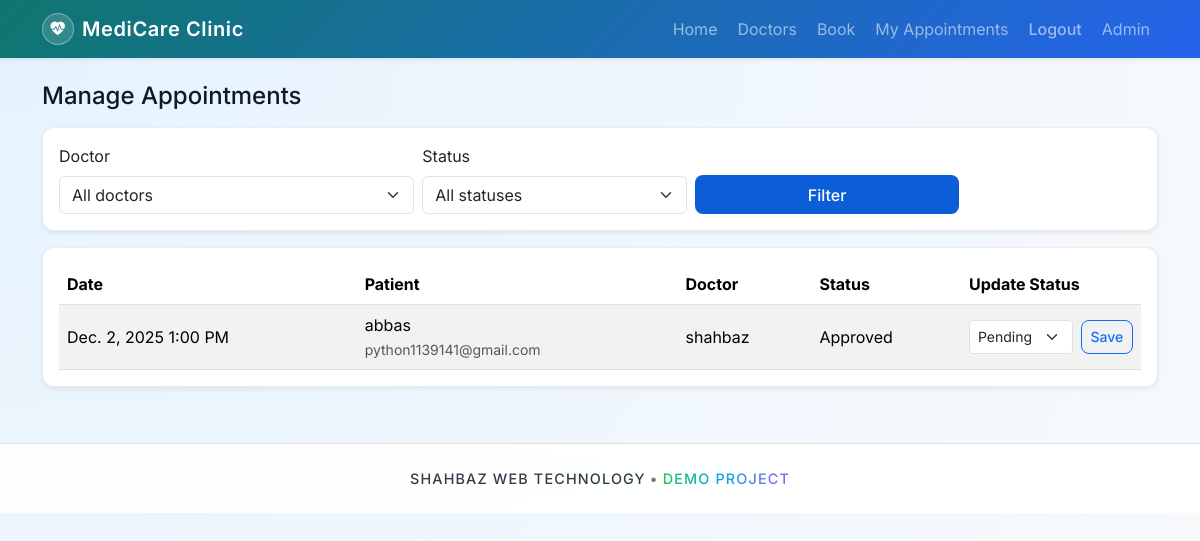
The app's page /panel/appointments/ (signed in), older data.
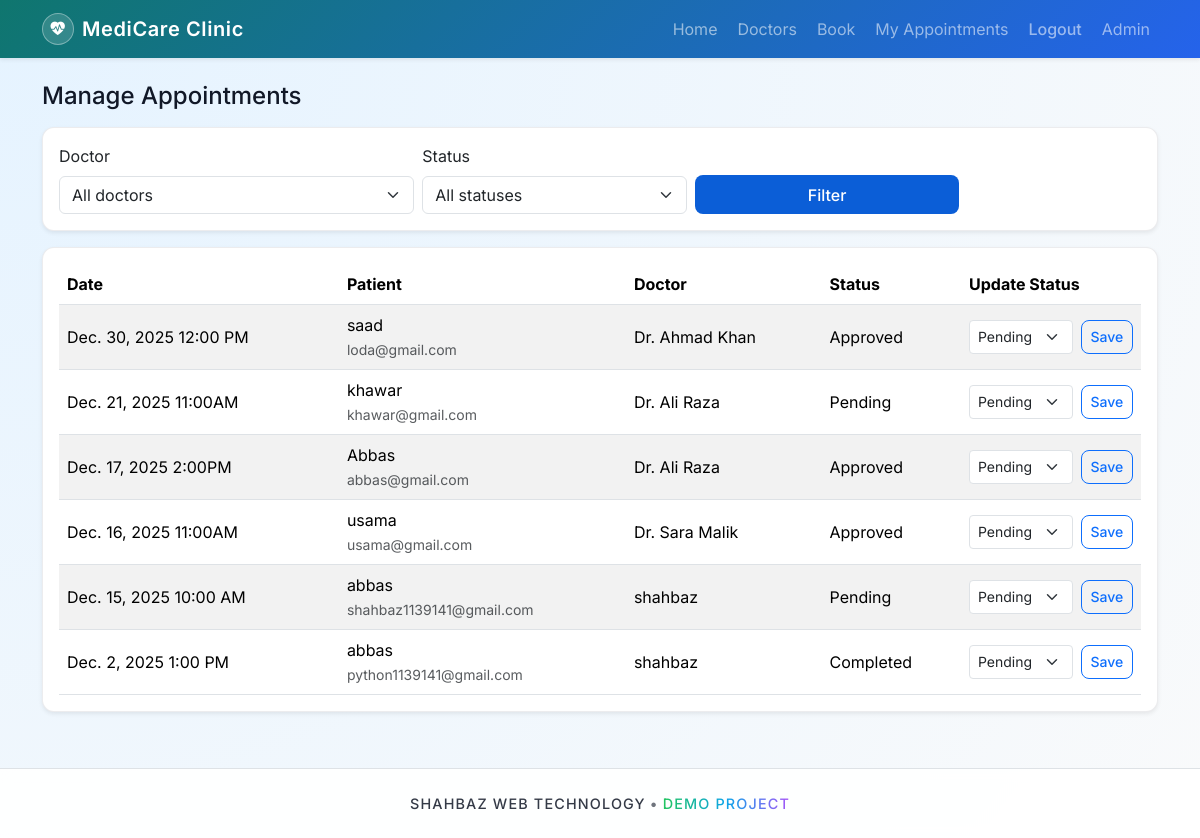
The same page, newer data.
### core/models.py (models this page shows, shortened)
class Appointment(models.Model):
    STATUS_PENDING = "Pending"
    STATUS_APPROVED = "Approved"
    STATUS_COMPLETED = "Completed"
    STATUS_CHOICES = [
        (STATUS_PENDING, "Pending"),
        (STATUS_APPROVED, "Approved"),
        (STATUS_COMPLETED, "Completed"),
    ]
    patient = models.ForeignKey(Patient, on_delete=models.CASCADE)
    doctor = models.ForeignKey(Doctor, on_delete=models.CASCADE)
    date = models.DateField()
    time = models.CharField(max_length=50)
    status = models.CharField(
        max_length=20,
        choices=STATUS_CHOICES,
        default=STATUS_PENDING,
    )
    notes = models.TextField(blank=True)
    created_at = models.DateTimeField(auto_now_add=True)
    class Meta:
        ordering = ["-date", "-time"]
        unique_together = ("doctor", "date", "time")

class Patient(models.Model):
    name = models.CharField(max_length=200)
    phone = models.CharField(max_length=20)
    email = models.EmailField(unique=True)
    user = models.OneToOneField("auth.User", on_delete=models.CASCADE, null=True, blank=True)
    created_at = models.DateTimeField(auto_now_add=True)
    class Meta:
        ordering = ["name"]

class Doctor(models.Model):
    name = models.CharField(max_length=200)
    specialization = models.ForeignKey(
        Specialization, on_delete=models.SET_NULL, null=True, blank=True
    )
    experience = models.IntegerField(help_text="Experience in years")
    fees = models.IntegerField(help_text="Consultation fees in local currency")
    available_days = models.CharField(
        max_length=200,
        help_text="Comma separated days e.g. Mon,Tue,Fri",
    )
    time_slots = models.CharField(
        max_length=300,
        help_text="Comma separated time slots e.g. 10:00 AM,11:30 AM",
    )
    biography = models.TextField(blank=True)
    created_at = models.DateTimeField(auto_now_add=True)
    class Meta:
        ordering = ["name"]
    def __str__(self):
        return self.name

### core/views.py (the view, shortened to what this page needs)
@staff_required()
def admin_appointments(request):
    appointments = Appointment.objects.select_related("doctor", "patient")
    filter_form = AppointmentFilterForm(request.GET or None)
    appointments = appointments.order_by("-date", "-time")
    status_form = AppointmentStatusForm()
    return render(
        request,
        "admin/appointments.html",
        {
            "appointments": appointments,
            "filter_form": filter_form,
            "status_form": status_form,
        },
    )

### core/forms.py
class AppointmentFilterForm(forms.Form):
    doctor = forms.ModelChoiceField(
        queryset=Doctor.objects.all(),
        required=False,
        empty_label="All doctors",
    )
    status = forms.ChoiceField(
        choices=[("", "All statuses")] + list(Appointment.STATUS_CHOICES),
        required=False,
    )

class AppointmentStatusForm(forms.ModelForm):
    class Meta:
        model = Appointment
        fields = ["status"]

### core/templatetags/form_extras.py (called while the page is built)
@register.filter
def add_class(field, css):
    existing = field.field.widget.attrs.get("class", "")
    classes = f"{existing} {css}".strip()
    attrs = {**field.field.widget.attrs, "class": classes}
    return field.as_widget(attrs=attrs)

### core/views.py (called while the page is built)
def staff_required():
    return user_passes_test(
        lambda user: user.is_staff, login_url="/admin/login/"
    )

### templates/admin/appointments.html (shortened to what this page needs)
{% extends "base.html" %}
{% load form_extras %}
{% block content %}
<div class="d-flex justify-content-between align-items-center mb-3">
    <h1 class="h4 mb-0">Manage Appointments</h1>
</div>
<div class="card shadow-sm mb-3">
    <div class="card-body">
        <form method="get" class="row gy-2 gx-2 align-items-end">
            <div class="col-md-4">
                <label class="form-label">Doctor</label>
                {{ filter_form.doctor|add_class:"form-select" }}
            </div>
            <div class="col-md-3">
                <label class="form-label">Status</label>
                {{ filter_form.status|add_class:"form-select" }}
            </div>
            <div class="col-md-3">
                <button class="btn btn-primary w-100">Filter</button>
            </div>
        </form>
    </div>
</div>
<div class="card shadow-sm">
    <div class="card-body">
        <div class="table-responsive">
            <table class="table table-striped align-middle mb-0">
                <thead>
                <tr>
                    <th>Date</th>
                    <th>Patient</th>
                    <th>Doctor</th>
                    <th>Status</th>
                    <th style="width: 180px;">Update Status</th>
                </tr>
                </thead>
                <tbody>
                {% for appt in appointments %}
                    <tr>
                        <td>{{ appt.date }} {{ appt.time }}</td>
                        <td>
                            {{ appt.patient.name }}<br>
                            <small class="text-muted">{{ appt.patient.email }}</small>
                        </td>
                        <td>{{ appt.doctor.name }}</td>
                        <td>{{ appt.status }}</td>
                        <td>
                            <form method="post" class="d-flex gap-2">
                                {{ status_form.status|add_class:"form-select form-select-sm" }}
                                <button class="btn btn-sm btn-outline-primary">Save</button>
                            </form>
                        </td>
                    </tr>
                {% empty %}
                    <tr>
                        <td colspan="5" class="text-muted">No appointments found.</td>
                    </tr>
                {% endfor %}
                </tbody>
            </table>
        </div>
    </div>
</div>
{% endblock %}

Row changes from the older to the newer data that the page shows:
added Appointment: date "Dec. 30, 2025", time "12:00 PM", patient.name "saad", patient.email "loda@gmail.com", doctor.name "Dr. Ahmad Khan", status "Approved"
added Appointment: date "Dec. 21, 2025", time "11:00AM", patient.name "khawar", patient.email "khawar@gmail.com", doctor.name "Dr. Ali Raza", status "Pending"
added Appointment: date "Dec. 17, 2025", time "2:00PM", patient.name "Abbas", patient.email "abbas@gmail.com", doctor.name "Dr. Ali Raza", status "Approved"
added Appointment: date "Dec. 16, 2025", time "11:00AM", patient.name "usama", patient.email "usama@gmail.com", doctor.name "Dr. Sara Malik", status "Approved"
added Appointment: date "Dec. 15, 2025", time "10:00 AM", patient.name "abbas", patient.email "shahbaz1139141@gmail.com", doctor.name "shahbaz", status "Pending"
changed Appointment "1:00 PM": status "Approved" → "Completed"
